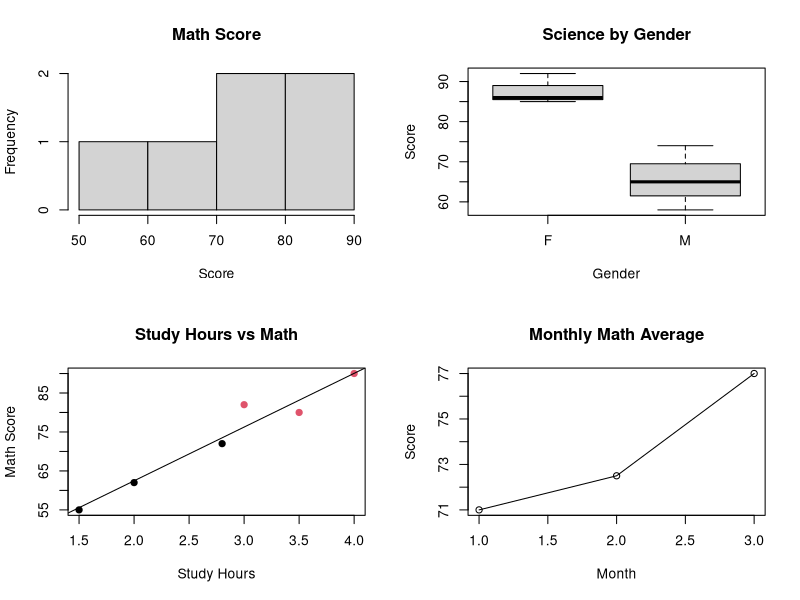

The R source for this figure:
d<-data.frame(G=c("M","F","M","F","M","F"),
              H=c(2,3.5,1.5,4,2.8,3),A=c(78,90,70,95,85,92),
              M=c(62,80,55,90,72,82),S=c(65,85,58,92,74,86),
              D=as.Date(c("2025-01-10","2025-01-10","2025-02-12",
                          "2025-02-12","2025-03-15","2025-03-15")))

par(mfrow=c(2,2))
hist(d$M,main="Math Score",xlab="Score")
boxplot(S~G,d,main="Science by Gender",xlab="Gender",ylab="Score")
plot(d$H,d$M,col=ifelse(d$G=="M",1,2),pch=19,
     main="Study Hours vs Math",xlab="Study Hours",ylab="Math Score")
abline(lm(M~H,d))

m<-aggregate(M~format(D,"%m"),d,mean)
plot(m$M,type="o",main="Monthly Math Average",xlab="Month",ylab="Score")
